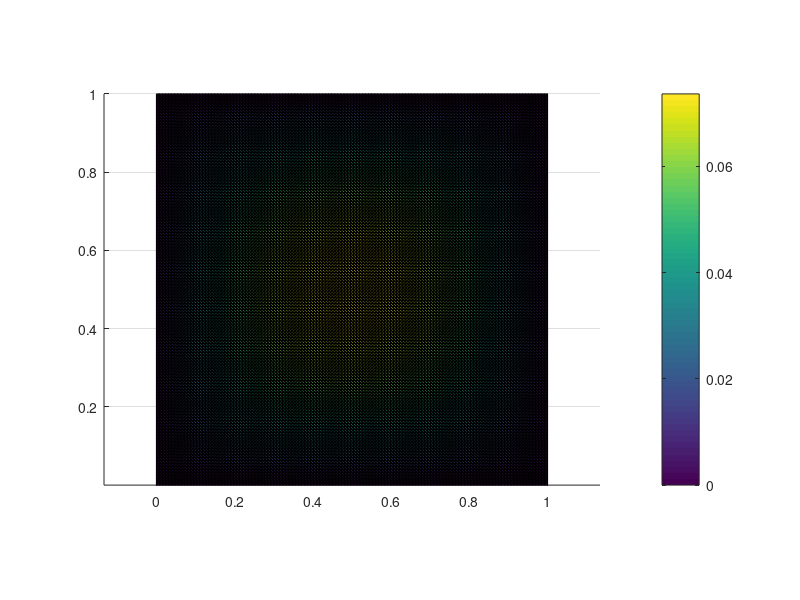

Reproduce this figure in MATLAB.
% [p,t,b] = squaregrid(m,n) % create grid of N=mn nodes to be listed in p
% generate mesh of T=2(m-1)(n-1) right triangles in unit square
m=128; n=128; % includes boundary nodes, mesh spacing 1/(m-1) and 1/(n-1)
[x,y]=ndgrid((0:m-1)/(m-1),(0:n-1)/(n-1)); % matlab forms x and y lists
p=[x(:),y(:)]; % N by 2 matrix listing x,y coordinates of all N=mn nodes
t=[1,2,m+2; 1,m+2,m+1]; % 3 node numbers for two triangles in first square
t=kron(t,ones(m-1,1))+kron(ones(size(t)),(0:m-2)');
% now t lists 3 node numbers of 2(m-1) triangles in the first mesh row
t=kron(t,ones(n-1,1))+kron(ones(size(t)),(0:n-2)'*m);
% final t lists 3 node numbers of all triangles in T by 3 matrix 
b=[1:m,m+1:m:m*n,2*m:m:m*n,m*n-m+2:m*n-1]; % bottom, left, right, top 
% b = numbers of all 2m+2n **boundary nodes** preparing for U(b)=0

% [K,F] = assemble(p,t) % K and F for any mesh of triangles: linear phi's
N=size(p,1);T=size(t,1); % number of nodes, number of triangles
% p lists x,y coordinates of N nodes, t lists triangles by 3 node numbers
K=sparse(N,N); % zero matrix in sparse format: zeros(N) would be "dense"
F=zeros(N,1); % load vector F to hold integrals of phi's times load f(x,y)

for e=1:T  % integration over one triangular element at a time
  nodes=t(e,:); % row of t = node numbers of the 3 corners of triangle e
  Pe=[ones(3,1),p(nodes,:)]; % 3 by 3 matrix with rows=[1 xcorner ycorner] 
  Area=abs(det(Pe))/2; % area of triangle e = half of parallelogram area
  C=inv(Pe); % columns of C are coeffs in a+bx+cy to give phi=1,0,0 at nodes
  % now compute 3 by 3 Ke and 3 by 1 Fe for element e
  grad=C(2:3,:);Ke=Area*grad'*grad; % element matrix from slopes b,c in grad
  Fe=Area/3; % integral of phi over triangle is volume of pyramid: f(x,y)=1
  % multiply Fe by f at centroid for load f(x,y): one-point quadrature!
  % centroid would be mean(p(nodes,:)) = average of 3 node coordinates
  K(nodes,nodes)=K(nodes,nodes)+Ke; % add Ke to 9 entries of global K
  F(nodes)=F(nodes)+Fe; % add Fe to 3 components of load vector F
end   % all T element matrices and vectors now assembled into K and F

% [Kb,Fb] = dirichlet(K,F,b) % assembled K was singular! K*ones(N,1)=0
% Implement Dirichlet boundary conditions U(b)=0 at nodes in list b
K(b,:)=0; K(:,b)=0; F(b)=0; % put zeros in boundary rows/columns of K and F 
K(b,b)=speye(length(b),length(b)); % put I into boundary submatrix of K
Kb=K; Fb=F; % Stiffness matrix Kb (sparse format) and load vector Fb
%%
%%%%%%%%%%%%%%%%%%    Kb * U = Fb   =>%%%%%%%%%%%%%%%%%%%    Ax=b%%%%%%%%
% Solving for the vector U will produce U(b)=0 at boundary nodes
U=Kb\Fb;  % The FEM approximation is U_1 phi_1 + ... + U_N phi_N

% Plot the FEM approximation U(x,y) with values U_1 to U_N at the nodes 
trisurf(t,p(:,1),p(:,2),0*p(:,1),U,'edgecolor','k','facecolor','interp');
view(2),axis equal,colorbar